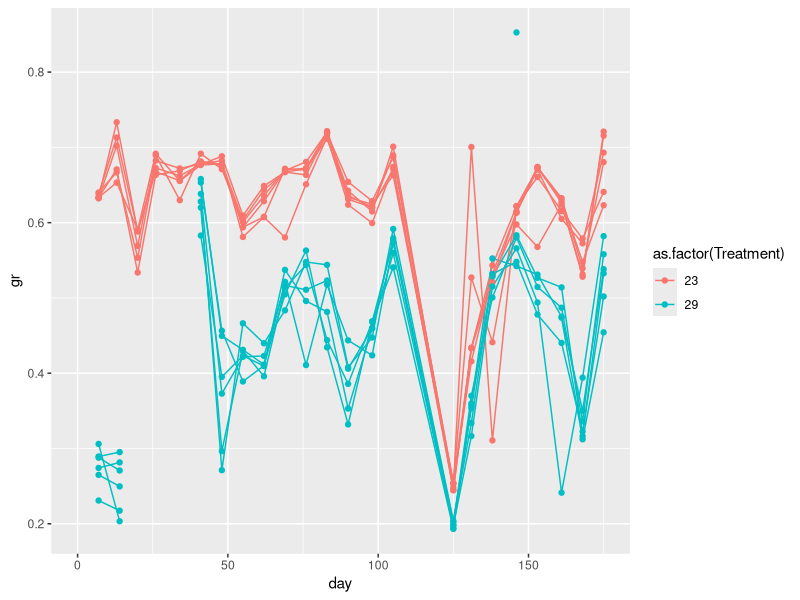
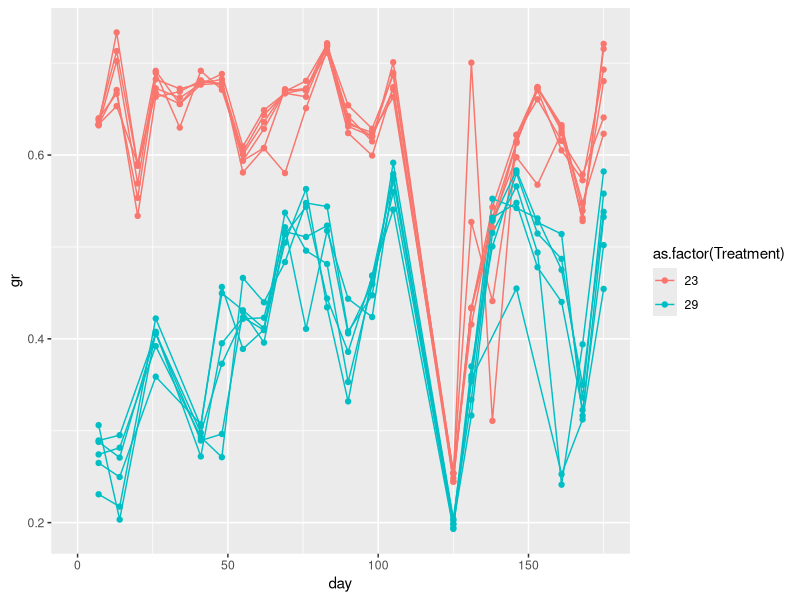
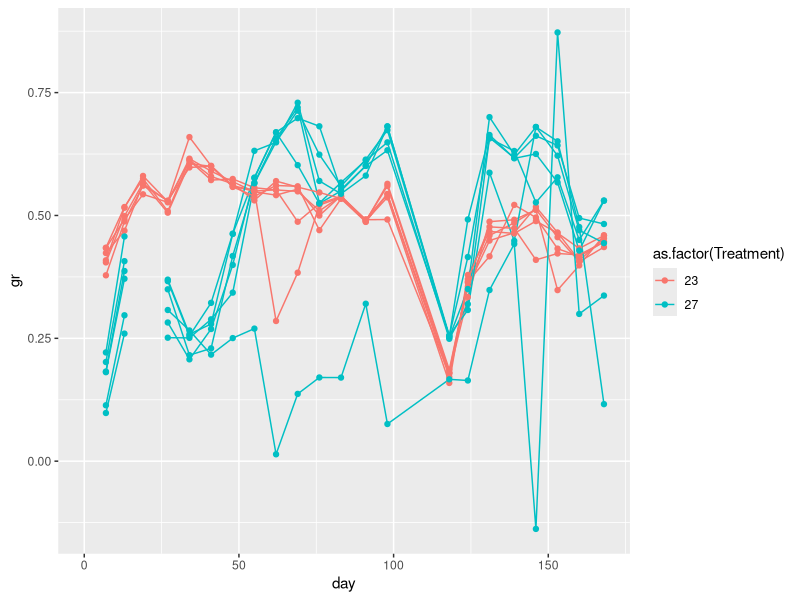
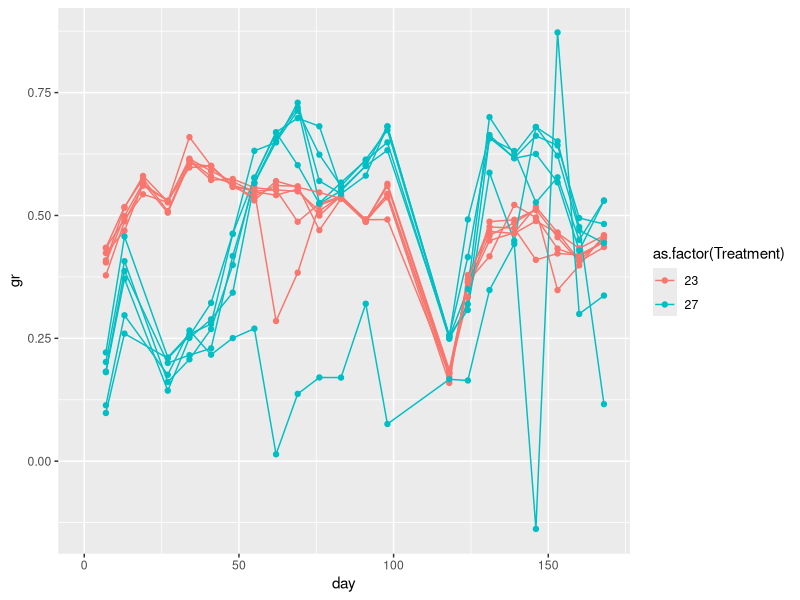
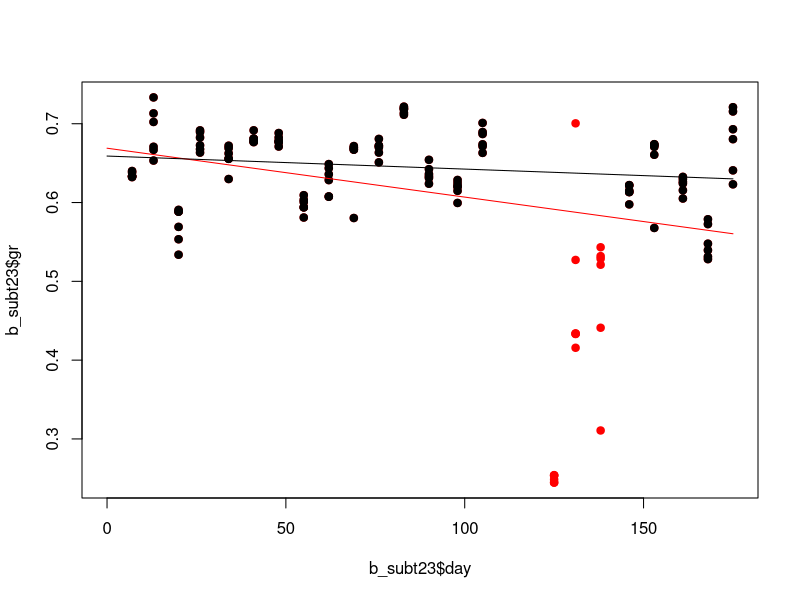
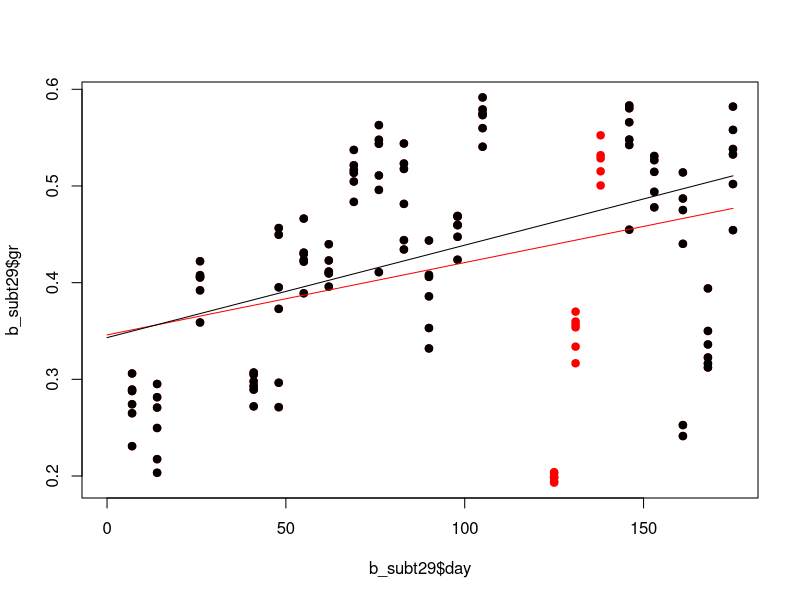
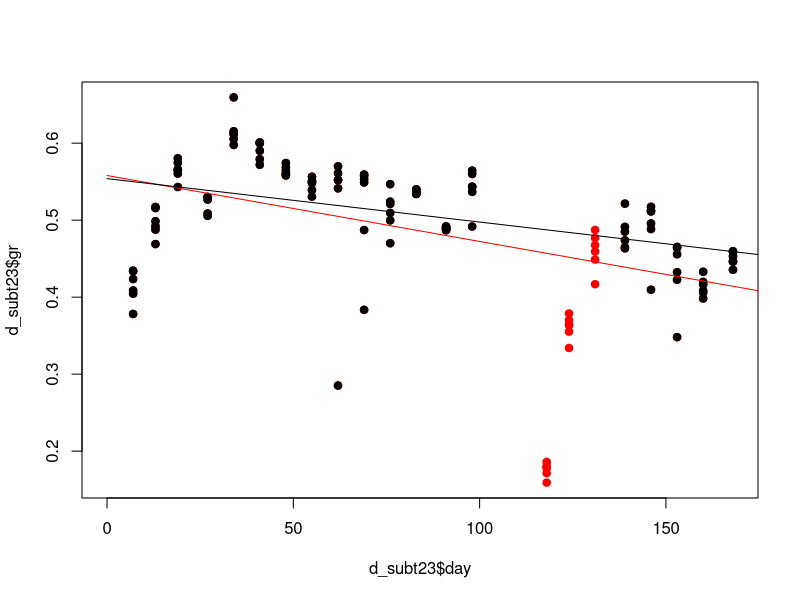
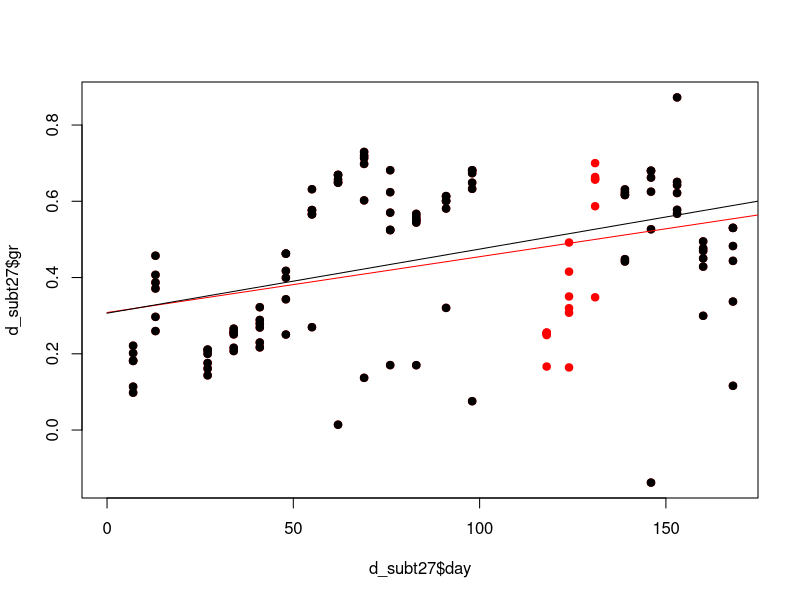

These charts were generated, in order, by the following R code:
library(ggplot2)

#####getting data ready#####
#read in data
b_evo <- read.csv("Pc_B_Evo.csv", sep=",", as.is=TRUE, header=TRUE)
d_evo <- read.csv("Pc_D_Evo.csv", sep=",", as.is=TRUE, header=TRUE)

#strip extra rows
b_evo<- b_evo[1:288,]
d_evo <- d_evo[1:276,]

#strip extra columns
b_evo <- b_evo[,1:7]
d_evo <- d_evo[,c(1,2,3,4,5,7,10)]

#format date info
b_evo$Date <- as.Date(b_evo$Date, "%d/%m/%Y")
d_evo$Date <- as.Date(d_evo$Date, "%d/%m/%Y")

#convert to days since begining
b_evo$day <- as.numeric(round(difftime(b_evo$Date, b_evo$Date[1], units="days"), digits=0))
d_evo$day <- as.numeric(round(difftime(d_evo$Date, d_evo$Date[1], units="days"), digits=0))

#make column of cell counts that are numeric
b_evo$Cell.count <- sub(",","",b_evo$Cell.count)
b_evo$Cell.count <- as.numeric(b_evo$Cell.count)
#for b, NAs introduced
#should be 14 - checks out - these were originally nas

d_evo$Cell.count <- sub(",","",d_evo$Count)
d_evo$Cell.count <- as.numeric(d_evo$Cell.count)
#for d, NAs introduced
#should be 6 - checks out - these were originally nas

#####find growth rates####
#?I think Ruth told me that the cells were diluted to 1000 cells/10ul for each transfer
#?not sure what time 0 means then...
#?I'm assuming these cell counts are /10ul for this analysis
#to calculate growth rate: (log(Cell.count) - log(1000))/#days
#?does rep 1 in 23 correspond to rep 1 in 29 in some way? for now, assume no and make unique
#?need to check when dilutions not done/done - NAs right now stopping calculations

b_evo$Rep <- paste(b_evo$Rep.ID,b_evo$Treatment)
d_evo$Rep <- paste(d_evo$Rep.ID,d_evo$Treatment)

#calculate growth rates for b
b_evo$gr <- NA
for (i in unique(b_evo$Rep)){
  sub <- subset(b_evo, Rep==i)
  for (j in 2:length(sub$File.ID)){
    b_evo[b_evo$Rep==i,]$gr[j] <- (log(sub$Cell.count[j])-log(1000))/(sub$day[j]-sub$day[j-1])
  }
}

#if remove rows with NAs, assuming dilution not done on any of those days
b_evo_nona <- b_evo[-which(is.na(b_evo$Cell.count)),]

#calculate growth rates for b without NAs
b_evo_nona$gr <- NA
for (i in unique(b_evo_nona$Rep)){
  sub <- subset(b_evo_nona, Rep==i)
  for (j in 2:length(sub$File.ID)){
    b_evo_nona[b_evo_nona$Rep==i,]$gr[j] <- (log(sub$Cell.count[j])-log(1000))/(sub$day[j]-sub$day[j-1])
  }
}


#calculate growth rates for d
d_evo$gr <- NA
for (i in unique(d_evo$Rep)){
  sub <- subset(d_evo, Rep==i)
  for (j in 2:length(sub$File.ID)){
    d_evo[d_evo$Rep==i,]$gr[j] <- (log(sub$Cell.count[j])-log(1000))/(sub$day[j]-sub$day[j-1])
  }
}

#if remove rows with NAs, assuming dilution not done on any of those days
d_evo_nona <- d_evo[-which(is.na(d_evo$Cell.count)),]

#calculate growth rates for b without NAs
d_evo_nona$gr <- NA
for (i in unique(d_evo_nona$Rep)){
  sub <- subset(d_evo_nona, Rep==i)
  for (j in 2:length(sub$File.ID)){
    d_evo_nona[d_evo_nona$Rep==i,]$gr[j] <- (log(sub$Cell.count[j])-log(1000))/(sub$day[j]-sub$day[j-1])
  }
}

#####plotting#####
#plot b without removing nas
ggplot(b_evo, aes(x=day, y=gr, col=as.factor(Treatment))) +
  geom_line(aes(group=Rep))+
  geom_point()

#plot b with removing nas
ggplot(b_evo_nona, aes(x=day, y=gr, col=as.factor(Treatment))) +
  geom_line(aes(group=Rep))+
  geom_point()
#mostly ok but huge dip at one timepoint - day 125 = 2022-03-31

#plot d without removing nas
ggplot(d_evo, aes(x=day, y=gr, col=as.factor(Treatment))) +
  geom_line(aes(group=Rep))+
  geom_point()

#plot d with removing nas
ggplot(d_evo_nona, aes(x=day, y=gr, col=as.factor(Treatment))) +
  geom_line(aes(group=Rep))+
  geom_point()
#they have a big dip as well - day 118 = 2022-03-31 - same date
#seems to affect next points as well - related to covid gap? maybe stationary phase and took awhile to recover?

###try to find overall lines of best fit
#b - b_evo_nona
#subset by Treatment - 23
b_subt23 <- subset(b_evo_nona, Treatment==23)
#make version where remove weird points
b_subt23.rm <- b_subt23[-which(b_subt23$day==125),]
b_subt23.rm <- b_subt23.rm[-which(b_subt23.rm$day==131),]
b_subt23.rm <- b_subt23.rm[-which(b_subt23.rm$day==138),]
#fit a linear model
fit1 <- lm(gr~day, data=b_subt23)
fit1.rm <- lm(gr~day, data=b_subt23.rm)
#look at the fits
plot(b_subt23$day, b_subt23$gr, pch=19, col="red")
points(b_subt23.rm$day, b_subt23.rm$gr, pch=19, col="black")
x_axis <- seq(0,175,length=100)
lines(x_axis, predict(fit1, data.frame(day=x_axis)), col="red")
lines(x_axis, predict(fit1.rm, data.frame(day=x_axis)), col="black")

#find values
summary(fit1)$adj.r.squared
fit1$coefficients
summary(fit1.rm)$adj.r.squared
fit1.rm$coefficients

#subset by Treatment - 29
b_subt29 <- subset(b_evo_nona, Treatment==29)
#make version where remove weird points
b_subt29.rm <- b_subt29[-which(b_subt29$day==125),]
b_subt29.rm <- b_subt29.rm[-which(b_subt29.rm$day==131),]
b_subt29.rm <- b_subt29.rm[-which(b_subt29.rm$day==138),]
#fit a linear model
fit1 <- lm(gr~day, data=b_subt29)
fit1.rm <- lm(gr~day, data=b_subt29.rm)
#look at the fits
plot(b_subt29$day, b_subt29$gr, pch=19, col="red")
points(b_subt29.rm$day, b_subt29.rm$gr, pch=19, col="black")
x_axis <- seq(0,175,length=100)
lines(x_axis, predict(fit1, data.frame(day=x_axis)), col="red")
lines(x_axis, predict(fit1.rm, data.frame(day=x_axis)), col="black")

#find values
summary(fit1)$adj.r.squared
fit1$coefficients
summary(fit1.rm)$adj.r.squared
fit1.rm$coefficients

#d - d_evo_nona
#subset by Treatment - 23
d_subt23 <- subset(d_evo_nona, Treatment==23)
#make version where remove weird points
d_subt23.rm <- d_subt23[-which(d_subt23$day==118),]
d_subt23.rm <- d_subt23.rm[-which(d_subt23.rm$day==124),]
d_subt23.rm <- d_subt23.rm[-which(d_subt23.rm$day==131),]
#fit a linear model
fit1 <- lm(gr~day, data=d_subt23)
fit1.rm <- lm(gr~day, data=d_subt23.rm)
#look at the fits
plot(d_subt23$day, d_subt23$gr, pch=19, col="red")
points(d_subt23.rm$day, d_subt23.rm$gr, pch=19, col="black")
x_axis <- seq(0,175,length=100)
lines(x_axis, predict(fit1, data.frame(day=x_axis)), col="red")
lines(x_axis, predict(fit1.rm, data.frame(day=x_axis)), col="black")

#find values
summary(fit1)$adj.r.squared
fit1$coefficients
summary(fit1.rm)$adj.r.squared
fit1.rm$coefficients

#subset by Treatment - 27
d_subt27 <- subset(d_evo_nona, Treatment==27)
#make version where remove weird points
d_subt27.rm <- d_subt27[-which(d_subt27$day==118),]
d_subt27.rm <- d_subt27.rm[-which(d_subt27.rm$day==124),]
d_subt27.rm <- d_subt27.rm[-which(d_subt27.rm$day==131),]
#fit a linear model
fit1 <- lm(gr~day, data=d_subt27)
fit1.rm <- lm(gr~day, data=d_subt27.rm)
#look at the fits
plot(d_subt27$day, d_subt27$gr, pch=19, col="red")
points(d_subt27.rm$day, d_subt27.rm$gr, pch=19, col="black")
x_axis <- seq(0,175,length=100)
lines(x_axis, predict(fit1, data.frame(day=x_axis)), col="red")
lines(x_axis, predict(fit1.rm, data.frame(day=x_axis)), col="black")

#find values
summary(fit1)$adj.r.squared
fit1$coefficients
summary(fit1.rm)$adj.r.squared
fit1.rm$coefficients


#######compare beginning and end######

mean(d_subt27.rm[d_subt27.rm$day%in%unique(d_subt27.rm$day)[2:6],]$gr)
#0.2445429
mean(d_subt27.rm[d_subt27.rm$day%in%unique(d_subt27.rm$day)[15:19],]$gr)
#0.5135323

d_subt27_beg <- d_subt27[d_subt27$day%in%unique(d_subt27$day)[2:6],]
d_subt27_end <- d_subt27[d_subt27$day%in%unique(d_subt27$day)[(length(unique(d_subt27$day))-4):length(unique(d_subt27$day))],]
t.test(d_subt27_beg$gr, d_subt27_end$gr)
# Welch Two Sample t-test
#
# data:  d_subt27.rm_beg$gr and d_subt27.rm_end$gr
# t = -7.2127, df = 40.038, p-value = 9.448e-09
# alternative hypothesis: true difference in means is not equal to 0
# 95 percent confidence interval:
#   -0.3443608 -0.1936180
# sample estimates:
#   mean of x mean of y
# 0.2445429 0.5135323


d_subt23_beg <- d_subt23[d_subt23$day%in%unique(d_subt23$day)[2:6],]
d_subt23_end <- d_subt23[d_subt23$day%in%unique(d_subt23$day)[(length(unique(d_subt23$day))-4):length(unique(d_subt23$day))],]
t.test(d_subt23_beg$gr, d_subt23_end$gr)
#different in wrong direction.
#maybe do by sample?














